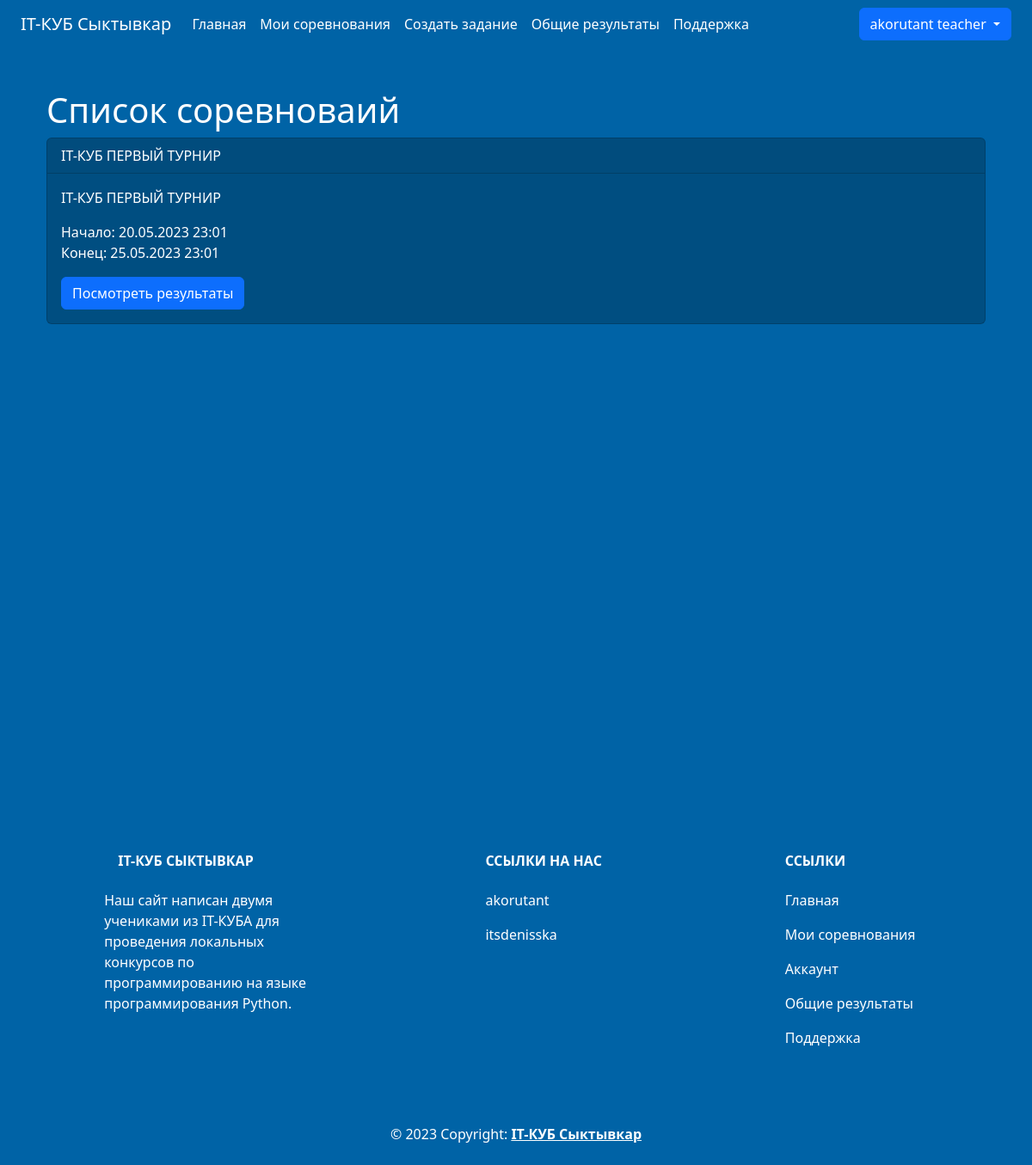
Before: /contests (signed in) with the older database file.
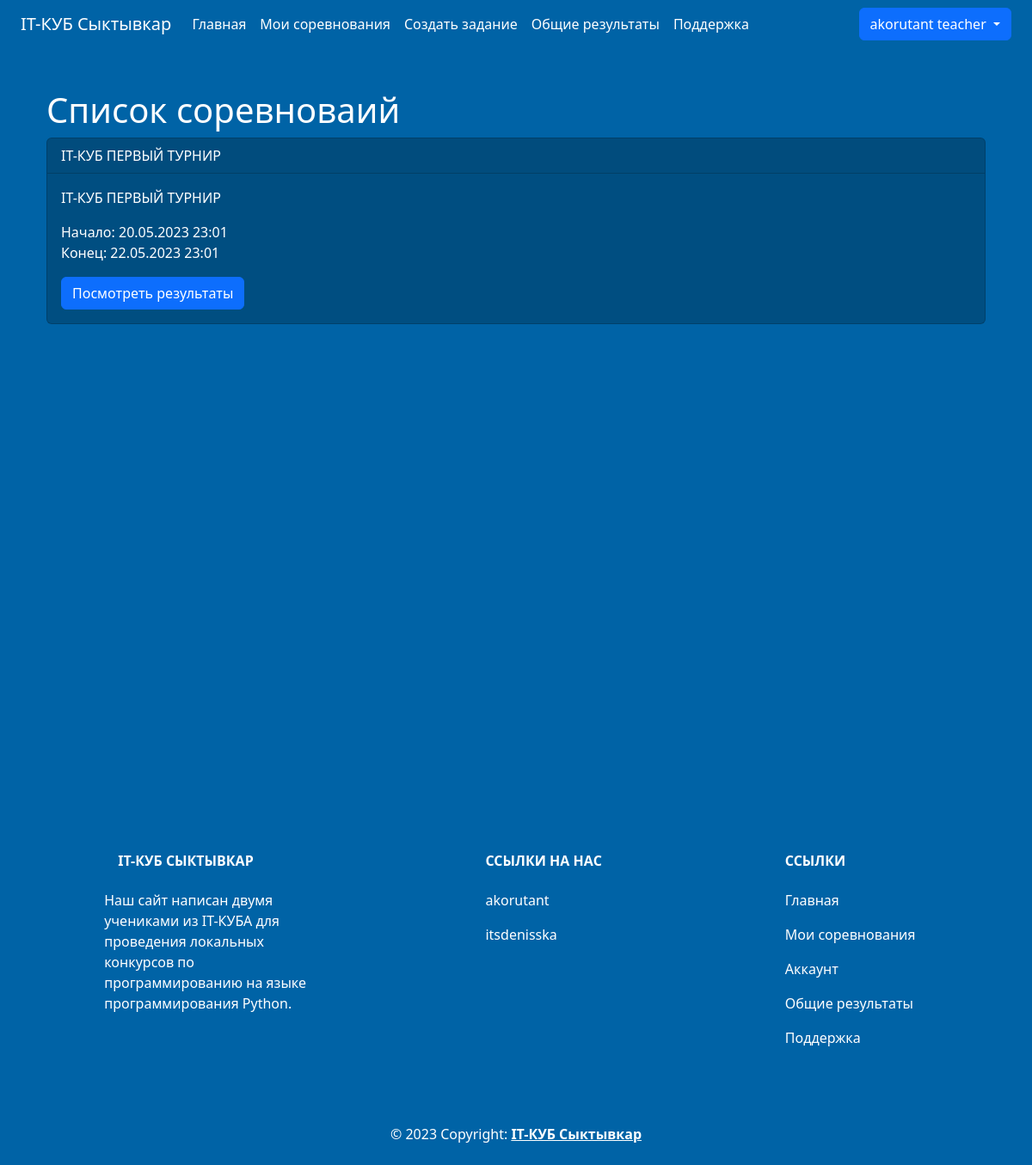
After: the same page with the newer database file.
### data/contests.py (models this page shows)
class Contest(SqlAlchemyBase):
    __tablename__ = "contests"
    id = sqlalchemy.Column(sqlalchemy.Integer,
                           primary_key=True, autoincrement=True)
    title = sqlalchemy.Column(sqlalchemy.String, nullable=False, unique=True)
    description = sqlalchemy.Column(sqlalchemy.String, nullable=False)
    author_id = sqlalchemy.Column(sqlalchemy.Integer,
                                  sqlalchemy.ForeignKey("teachers.user_id"))
    join_deadline = sqlalchemy.Column(sqlalchemy.DateTime, nullable=False)
    end_deadline = sqlalchemy.Column(sqlalchemy.DateTime, nullable=False)
    teacher = orm.relationship('Teacher')
    tasks = orm.relationship('Task', secondary='contest_to_task', backref='contest')
    contest_result = orm.relationship("ContestResults", back_populates='contest_item')

### main.py (the view)
@app.route("/contests")
@login_required
def contests():
    db_sess = db_session.create_session()
    contests_list = db_sess.query(Contest).all()
    contest_results = db_sess.query(ContestResults).filter(ContestResults.student_id == current_user.id).all()
    return render_template('contests.html',
                           title="Список соревнований",
                           time_now=dt.datetime.now(),
                           contests=contests_list,
                           contest_results=[i.contest_id for i in contest_results])

### data/db_session.py (called while the page is built)
def create_session() -> Session:
    global __factory
    return __factory()

### main.py (called while the page is built)
@login_manager.user_loader
def load_user(user_id):
    db_sess = db_session.create_session()
    return db_sess.query(User).get(user_id)

### templates/contests.html
{% extends "base.html" %} {% block content %}
{% if contests %}
<div class="container mt-3 text-white">
    <h1>Список соревноваий</h1>
    {% for contest in contests %}
    <div class="card card-background mb-3">
        <div class="card-header text-white">{{ contest.title }}</div>
        <div class="card-body text-white">
            <p class="card-text">{{ contest.description }}</p>
            <p class="card-text">Начало: {{ contest.join_deadline.strftime('%d.%m.%Y %H:%M') }}
				<br>Конец: {{ contest.end_deadline.strftime('%d.%m.%Y %H:%M') }}</p>
            {% if time_now < contest.join_deadline %}
            <p class="card-text">Участие в конкурсе ещё не началось.</p>
            {% elif contest.join_deadline <= time_now < contest.end_deadline and contest.id not in contest_results%}
            <a href="{{ url_for('contests_list', contest_id=contest.id) }}" class="btn btn-primary">Участвовать</a>
            {% elif contest.end_deadline <= time_now or contest.id in contest_results %}
            <a href="{{ url_for('contests_results', contest_id=contest.id) }}" class="btn btn-primary">Посмотреть результаты</a>
            {% endif %}
        </div>
    </div>
    {% endfor %}
</div>
{% else %}
<h1 class="text-white mt-5">В данный момент нет соревнований</h1>
{% endif %}
{% endblock %}

Changed rows visible on the page:
changed Contest "IT-КУБ ПЕРВЫЙ ТУРНИР": end_deadline "25.05.2023 23:01" → "22.05.2023 23:01"
